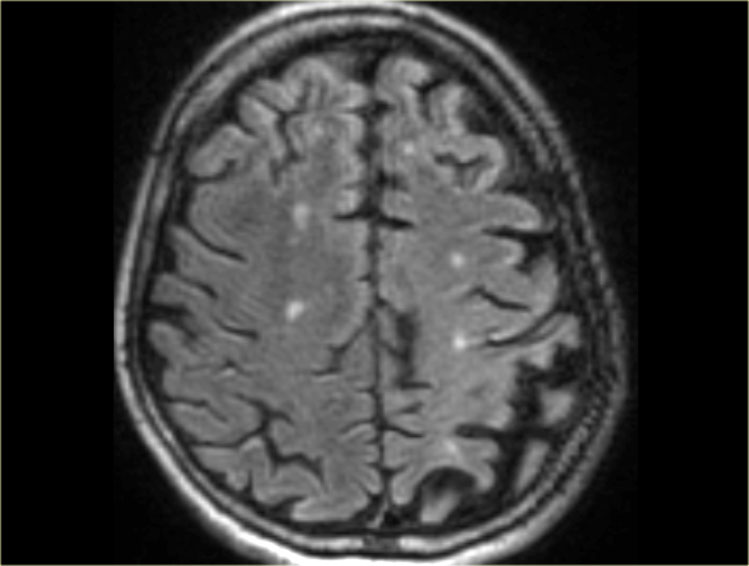
#> input picture Presentation Images/mri.jpg, 749 x 566 px
$ jupyter execute --allow-errors Presentation-images.ipynb
#> lines starting #> are read from the running program, lines starting #| are printed output that depends on the picture
[cell 1]
import cv2 as cv
import imutils
import sys
import numpy as np
import matplotlib.pyplot as plt

[cell 2]
#read the image from the specified directory
img = cv.imread(cv.samples.findFile("mri.jpg"))
#> img is the input picture: shape (566, 749, 3); mean B, G, R 56, 56.2, 56.2

#check if the image has been loaded correctly
if img is None:
    sys.exit("Impossibile leggere l'immagine.")

# Salva l'immagine in formato PNG
cv.imwrite('mri.png', img)
#> Out = True

[cell 3]
img = cv.imread(cv.samples.findFile("satellite.png"))
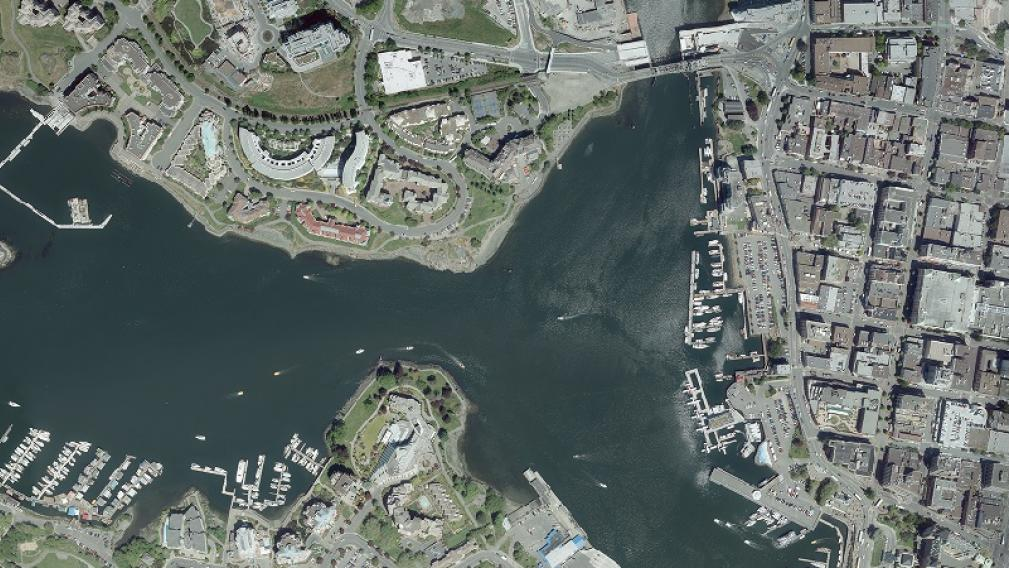
#> input picture Presentation Images/satellite.png, 1009 x 568 px
#> img is the input picture: shape (568, 1009, 3); mean B, G, R 107.4, 110.6, 101.6
#get information concerning image dimensions
height, width, n_ch = img.shape
#> height = 568; width = 1009; n_ch = 3
print(f'HEIGHT: {height}\nWIDTH: {width}\nCHANNELS: {n_ch}')
#| HEIGHT: 568
#| WIDTH: 1009
#| CHANNELS: 3

#display image
plt.imshow(cv.cvtColor(img, cv.COLOR_BGR2RGB))
plt.title('ORIGINAL PICTURE')
plt.axis('off')
plt.show()

### Function Definition

[cell 4]
def contrast_enh(img, p):
    chans = cv.split(img)
    for channel in chans:
        hist = cv.calcHist([channel], [0], None, [256], [0, 256])
        threshold = max(hist)*p


        for first in range(hist.size):
            if hist[first] > threshold:
                break;

        for last in range(255,-1,-1):
            if hist[last] > threshold:
                break;

        if last == first:
            den = 0.1
        else:
            den = last - first

        scale = 255 / den
        offset = first

        channel[channel < first] = 0
        channel[channel > last] = 255
        channel[(channel >= first) & (channel <= last)] = channel[(channel >= first) & (channel <= last)] * scale - offset

        final_image = cv.merge([chans[0], chans[1], chans[2]])

    return final_image

[cell 5]
def image_sharp(image):
    kernel = np.array([[0, -1, 0], [-1, 5, -1], [0, -1, 0]])

    # Apply the filter matrix to the image
    sharpened = cv.filter2D(image, -1, kernel)

    return sharpened

[cell 6]
img = cv.imread(cv.samples.findFile("parrot.png"))
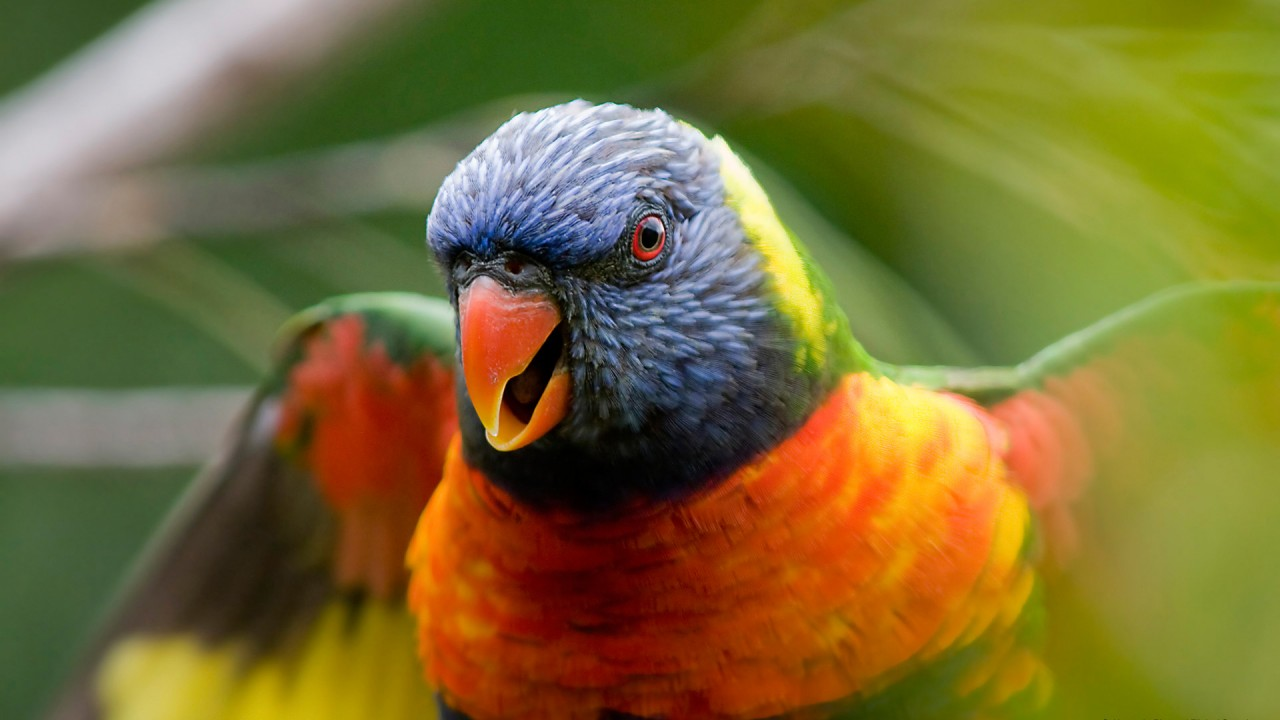
#> input picture Presentation Images/parrot.png, 1280 x 720 px
#> img is the input picture: shape (720, 1280, 3); mean B, G, R 52.3, 108.9, 122.9

img_1 = contrast_enh(img, 0.02)
#> the loop in contrast_enh, `for channel in chans:` made 3 passes
#> (threshold, den, scale) on passes 1 to 3: ([2176.1], 132, 1.93), ([237.3], 248, 1.03), ([224.4], 255, 1)
#> pass 1, in contrast_enh, `final_image = cv.merge([chans[0], chans[1], chans[2]])`:
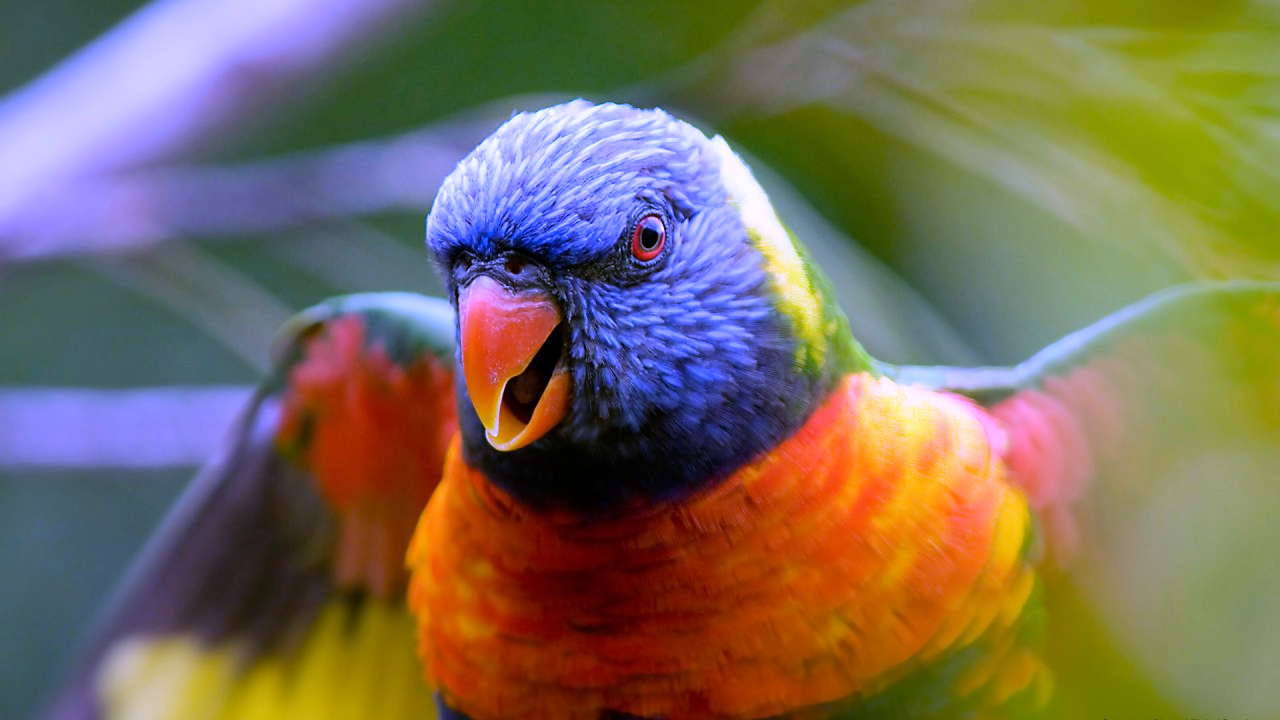
#> final_image: shape (720, 1280, 3); mean of channels 0, 1, 2 91.5, 108.9, 122.9; drawn as B, G, R
plt.imshow(cv.cvtColor(img_1, cv.COLOR_BGR2RGB))
#plt.title('ORIGINAL PICTURE')
plt.axis('off')
combined_fig_path = 'parrot_ce.png'
plt.savefig(combined_fig_path, bbox_inches='tight', pad_inches=0)
plt.show()

[cell 7]
img_2 = image_sharp(img_1)
plt.imshow(cv.cvtColor(img_2, cv.COLOR_BGR2RGB))
#plt.title('ORIGINAL PICTURE')
plt.axis('off')
combined_fig_path = 'parrot_ce_sh.png'
plt.savefig(combined_fig_path, bbox_inches='tight', pad_inches=0)
plt.show()

[cell 8]
fig, axes = plt.subplots(nrows=1, ncols=2, figsize=(6, 3))
ax = axes[0]
ax.imshow(cv.cvtColor(img, cv.COLOR_BGR2RGB))
ax.set_title(f'ORIGINAL IMAGE', fontweight = 'bold')
ax.axis('off')
ax = axes[1]
ax.imshow(cv.cvtColor(img_1, cv.COLOR_BGR2RGB))
ax.set_title(f'CONTRAST ENHANCEMENT', fontweight = 'bold')
ax.axis('off')
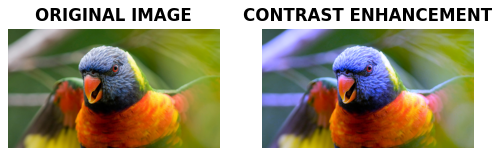
#> figure drawn by matplotlib, 2 panels

[cell 9]
fig, axes = plt.subplots(nrows=1, ncols=2, figsize=(6, 3))
ax = axes[0]
ax.imshow(cv.cvtColor(img_1, cv.COLOR_BGR2RGB))
ax.set_title(f'CONTRAST ENHANCEMENT', fontweight = 'bold')
ax.axis('off')
ax = axes[1]
ax.imshow(cv.cvtColor(img_2, cv.COLOR_BGR2RGB))
ax.set_title(f'SHARPENING', fontweight = 'bold')
ax.axis('off')

[cell 10]
fig, axes = plt.subplots(nrows=1, ncols=3, figsize=(6, 3))
ax = axes[0]
ax.imshow(cv.cvtColor(img, cv.COLOR_BGR2RGB))
#ax.set_title(f'ORIGINAL IMAGE', fontweight = 'bold')
ax.axis('off')
ax = axes[1]
ax.imshow(cv.cvtColor(img_1, cv.COLOR_BGR2RGB))
#ax.set_title(f'CONTRAST ENHANCEMENT', fontweight = 'bold')
ax.axis('off')
ax = axes[2]
ax.imshow(cv.cvtColor(img_2, cv.COLOR_BGR2RGB))
#ax.set_title(f'SHARPENING', fontweight = 'bold')
ax.axis('off')
#combined_fig_path = 'pipeline_satellite.png'
#plt.savefig(combined_fig_path, bbox_inches='tight', pad_inches=0)
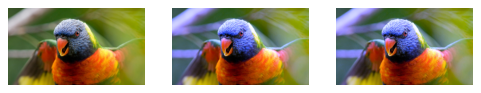
#> figure drawn by matplotlib, 3 panels

[cell 11]
img = cv.imread(cv.samples.findFile("MOON.png"))
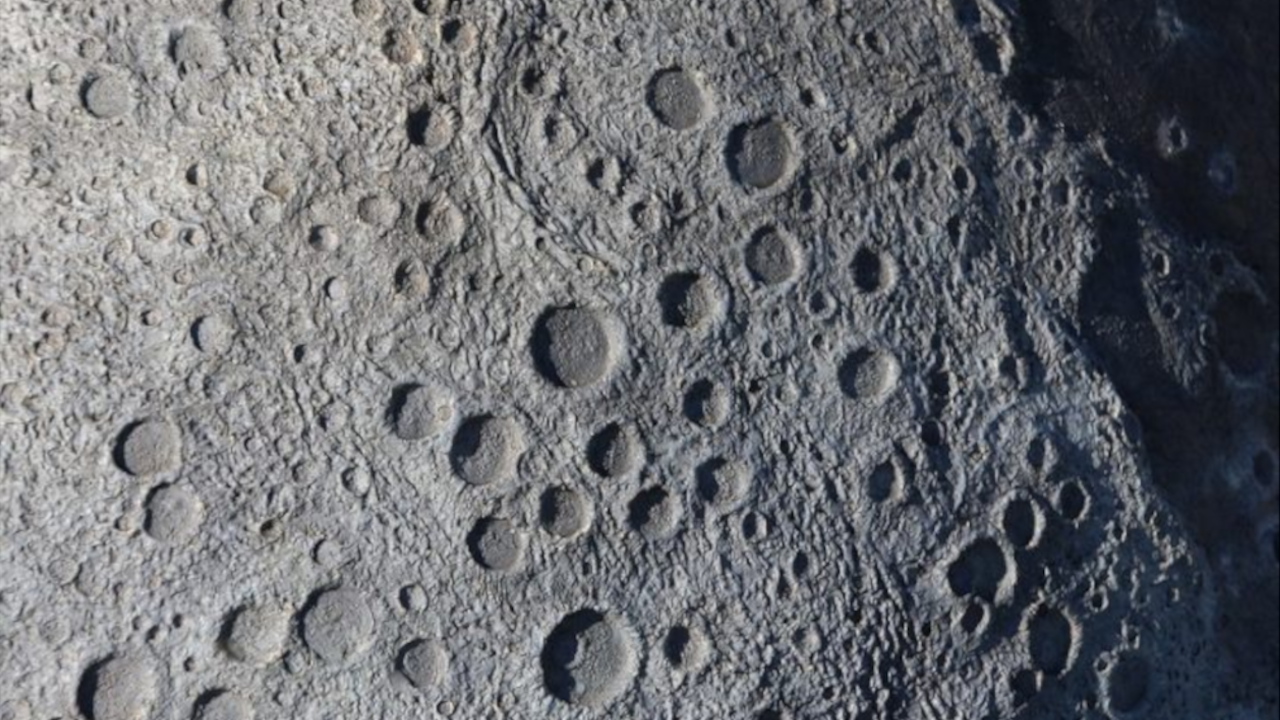
#> input picture Presentation Images/MOON.png, 1280 x 720 px
#> img is the input picture: shape (720, 1280, 3); mean B, G, R 113, 108.7, 106.7
#get information concerning image dimensions
height, width, n_ch = img.shape
#> height = 720; width = 1280
print(f'HEIGHT: {height}\nWIDTH: {width}\nCHANNELS: {n_ch}')
#| HEIGHT: 720
#| WIDTH: 1280
#| CHANNELS: 3

#display image
plt.imshow(cv.cvtColor(img, cv.COLOR_BGR2RGB))
plt.title('ORIGINAL PICTURE')
plt.axis('off')
plt.show()

[cell 12]
chans = cv.split(img)
ch = chans[0]
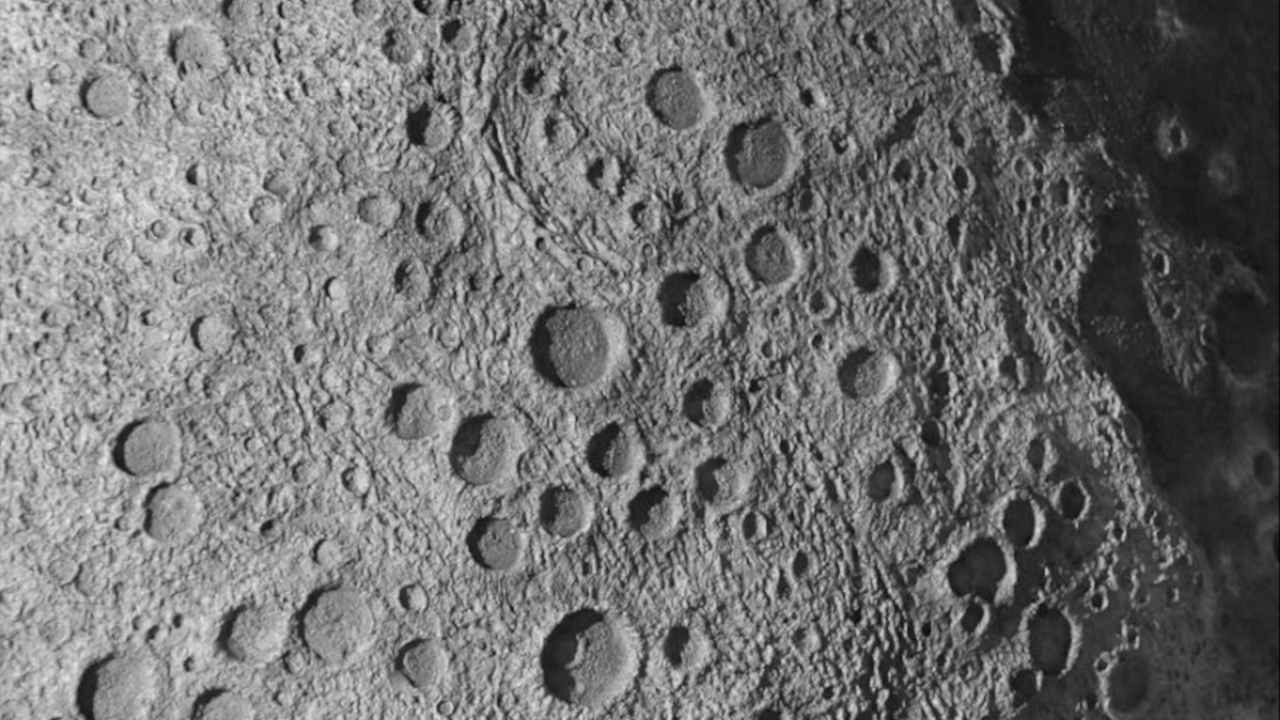
#> ch: shape (720, 1280); min 5, max 235, mean 113
hist_1 = cv.calcHist([ch], [0], None, [256], [0, 256])
#> hist_1 = 256 values, max 9248 at index 36, min 0 at index 0, mean 3600

p = 0.2
threshold = max(hist_1)*p
#> threshold = [1849.6]
print(f'THRESHOLD: {threshold}')
#| THRESHOLD: [1849.6]

#> (the rest of this cell did not finish here and is left out)
